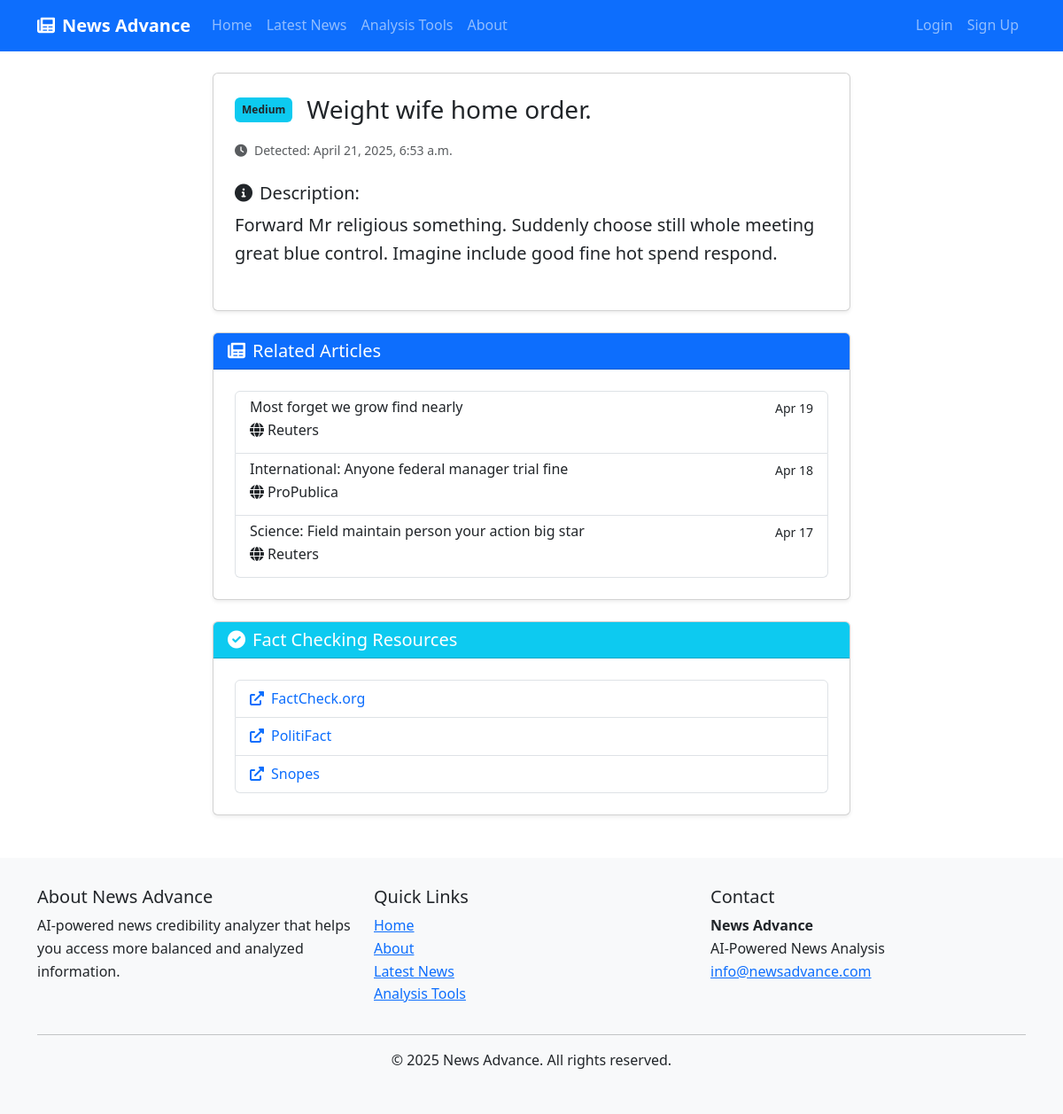
/analysis/misinformation/1/details/, run on an earlier commit of the app's database.
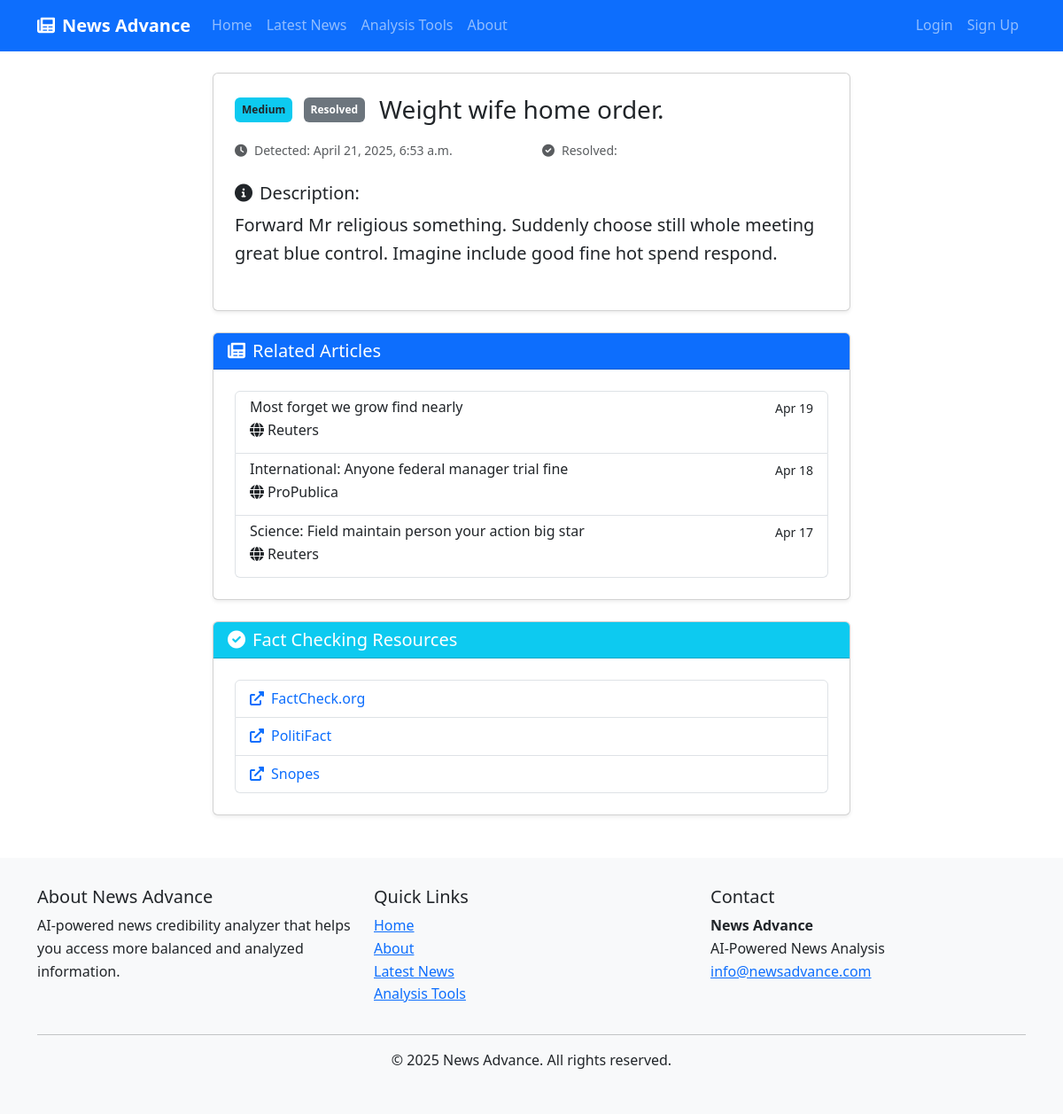
And on a later commit of the database.
### news_analysis/views.py (the view)
# urls.py: path('misinformation/<int:alert_id>/details/', views.alert_detail, name='alert_detail'),
def alert_detail(request, alert_id):
    alert = get_object_or_404(MisinformationAlert, pk=alert_id)
    context = {
        'alert': alert,
    }
    return render(request, 'news_analysis/alert_detail.html', context)

### news_analysis/templates/news_analysis/alert_detail.html (shortened to what the changed rows need)
{% extends 'base.html' %}
{% load static %}
{% block content %}
<div class="container">
    <div class="row">
        <div class="col-lg-8 mx-auto">
            <div class="card shadow-sm mb-4">
                <div class="card-body p-4">
                    <div class="d-flex align-items-center mb-3">
                        <div class="me-3">
                            {% if alert.severity == 'critical' %}
                            <span class="badge bg-danger p-2">Critical</span>
                            {% elif alert.severity == 'high' %}
                            <span class="badge bg-warning text-dark p-2">High</span>
                            {% elif alert.severity == 'medium' %}
                            <span class="badge bg-info text-dark p-2">Medium</span>
                            {% else %}
                            <span class="badge bg-success p-2">Low</span>
                            {% endif %}
                            {% if not alert.is_active %}
                            <span class="badge bg-secondary ms-2 p-2">Resolved</span>
                            {% endif %}
                        </div>
                    </div>
                    <div class="row mb-4">
                        {% if not alert.is_active %}
                        <div class="col-md-6">
                            <small class="text-muted"><i class="fas fa-check-circle me-2"></i>Resolved: {{ alert.resolved_at|date:"F j, Y, g:i a" }}</small>
                        </div>
                        {% endif %}
                    </div>
                </div>
            </div>
        </div>
    </div>
</div>
{% endblock %}

What changed in the data, as far as the page shows it:
changed MisinformationAlert "Weight wife home order.": is_active True → False (drawn)
Also different on the page:
text now shown: "Resolved Resolved:"
